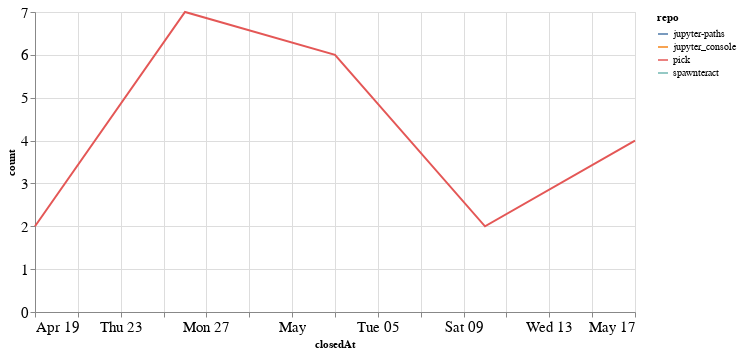

Notebook code for this chart:
### Code cell
closed_by_time = closed_by.groupby('repo').resample('W', on='closedAt').count()['author'].reset_index()
closed_by_time = closed_by_time.rename(columns={'author': 'count'})

alt.Chart(closed_by_time, width=600).mark_line().encode(
    x='closedAt',
    y='count',
    color='repo',
    tooltip="repo"
)

### Figure 1 — Vega-Lite specification as saved in the notebook (floating-point values rounded to 4 significant figures)
{"config": {"axisLeft": {"labelFontSize": 15}, "axisBottom": {"labelFontSize": 15}}, "data": {"name": "data-5f07f92d3b9fec128a9737a980d58024"}, "mark": "line", "encoding": {"color": {"type": "nominal", "field": "repo"}, "tooltip": {"type": "nominal", "field": "repo"}, "x": {"type": "temporal", "field": "closedAt"}, "y": {"type": "quantitative", "field": "count"}}, "width": 600, "$schema": "https://vega.github.io/schema/vega-lite/v4.0.2.json", "datasets": {"data-5f07f92d3b9fec128a9737a980d58024": [{"repo": "jupyter-paths", "closedAt": "2020-04-26T00:00:00", "count": 1}, {"repo": "jupyter_console", "closedAt": "2020-04-26T00:00:00", "count": 1}, {"repo": "pick", "closedAt": "2020-04-19T00:00:00", "count": 2}, {"repo": "pick", "closedAt": "2020-04-26T00:00:00", "count": 7}, {"repo": "pick", "closedAt": "2020-05-03T00:00:00", "count": 6}, {"repo": "pick", "closedAt": "2020-05-10T00:00:00", "count": 2}, {"repo": "pick", "closedAt": "2020-05-17T00:00:00", "count": 4}, {"repo": "spawnteract", "closedAt": "2020-04-26T00:00:00", "count": 1}]}}
